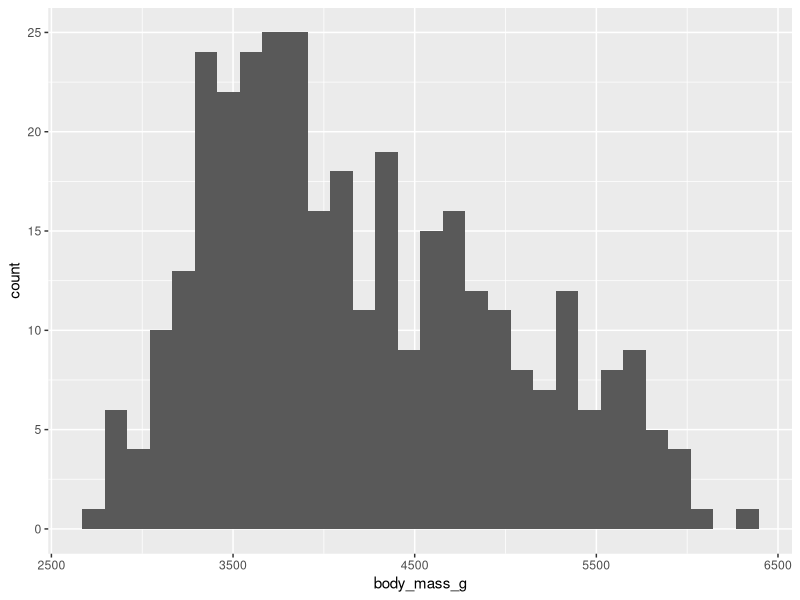
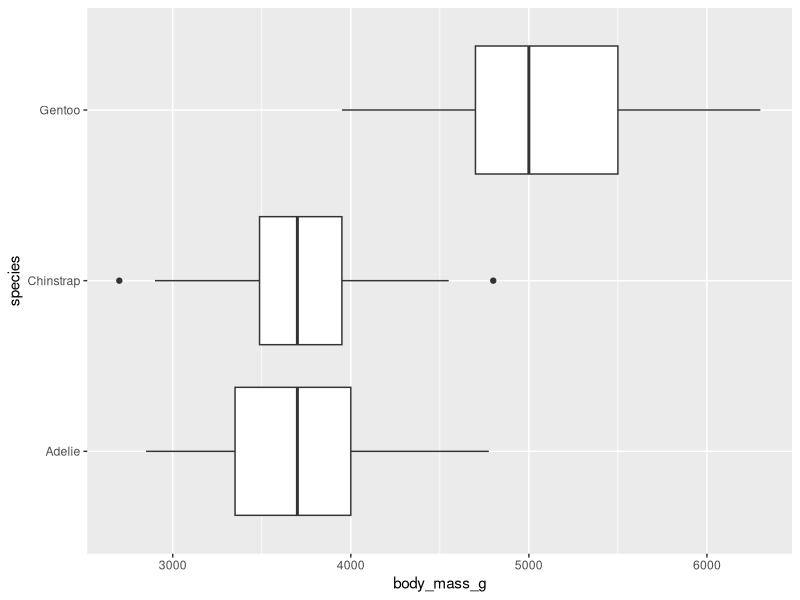
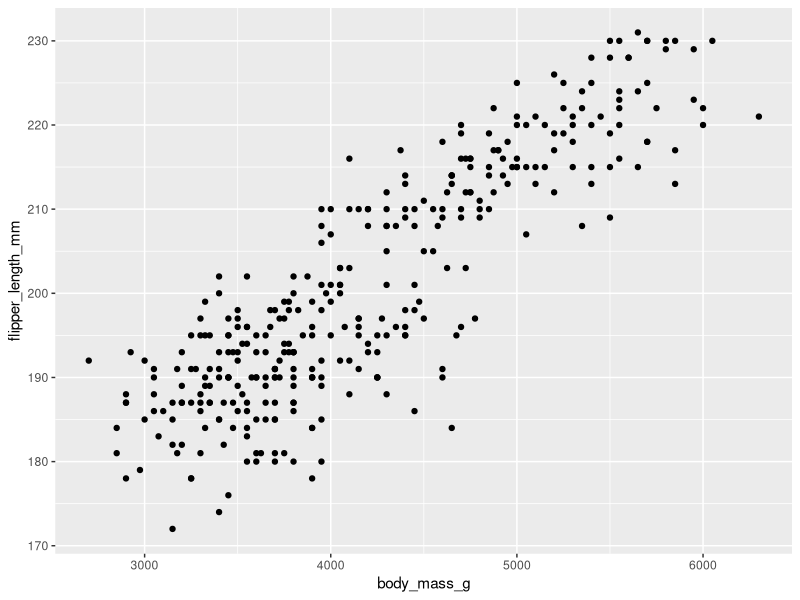
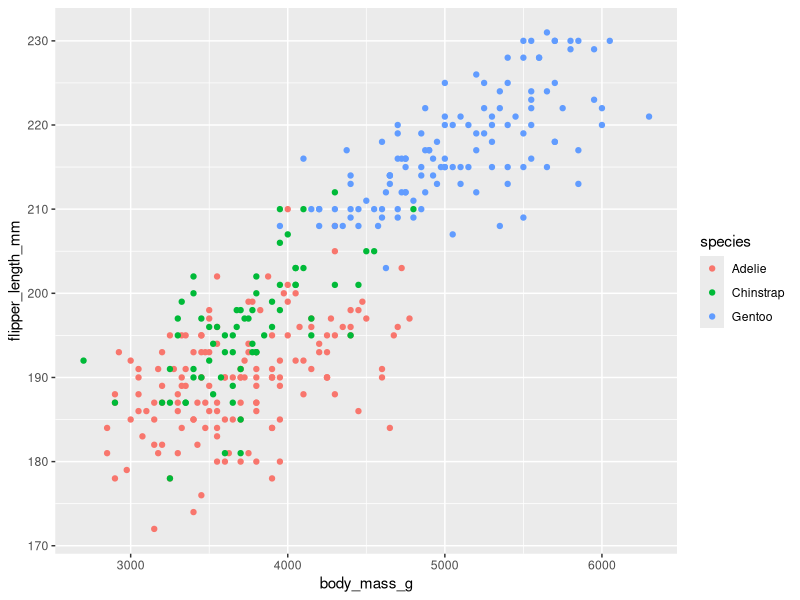

The R source for these figures, in order:
library(ggplot2)
library(palmerpenguins)

# ggplot(data, mappings) + layers
# aes = aesthetic = aesthetic mappings

# Geometries

# Visualizing one continuous variable - histogram
ggplot(penguins, aes(x = body_mass_g)) +
  geom_histogram()

# Visualizing one continuous variable and one categorical variable - box plot
ggplot(penguins, aes(x = body_mass_g, y = species)) +
  geom_boxplot()

# Visualizing two continuous variables = scatter plots
ggplot(penguins, aes(body_mass_g, flipper_length_mm)) +
  geom_point()


# Aesthetics (mappings)
ggplot(penguins, aes(body_mass_g, flipper_length_mm, color = species)) +
  geom_point()
